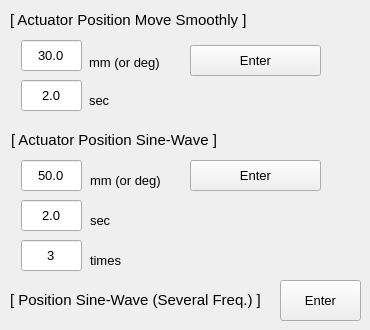
   <widget class="QWidget" name="tab_2">
    <attribute name="title">
     <string>Actuator Pos.</string>
    </attribute>
    <widget class="QPushButton" name="BTN_ACTPOSITION_MOVESMOOTH_GO">
     <property name="enabled">
      <bool>true</bool>
     </property>
     <property name="geometry">
      <rect>
       <x>190</x>
       <y>45</y>
       <width>131</width>
       <height>31</height>
      </rect>
     </property>
     <property name="font">
      <font>
       <pointsize>10</pointsize>
      </font>
     </property>
     <property name="text">
      <string>Enter</string>
     </property>
    </widget>
    <widget class="QLineEdit" name="LE_ACTPOSITION_SINEWAVE_MAG">
     <property name="geometry">
      <rect>
       <x>21</x>
       <y>160</y>
       <width>61</width>
       <height>31</height>
      </rect>
     </property>
     <property name="font">
      <font>
       <pointsize>10</pointsize>
      </font>
     </property>
     <property name="text">
      <string>50.0</string>
     </property>
     <property name="alignment">
      <set>Qt::AlignCenter</set>
     </property>
    </widget>
    <widget class="QLabel" name="label_82">
     <property name="geometry">
      <rect>
       <x>90</x>
       <y>210</y>
       <width>41</width>
       <height>20</height>
      </rect>
     </property>
     <property name="font">
      <font>
       <pointsize>10</pointsize>
      </font>
     </property>
     <property name="text">
      <string>sec</string>
     </property>
    </widget>
    <widget class="QLabel" name="label_83">
     <property name="geometry">
      <rect>
       <x>10</x>
       <y>10</y>
       <width>341</width>
       <height>20</height>
      </rect>
     </property>
     <property name="font">
      <font>
       <pointsize>11</pointsize>
      </font>
     </property>
     <property name="text">
      <string>[ Actuator Position Move Smoothly ]</string>
     </property>
    </widget>
    <widget class="QLabel" name="label_84">
     <property name="geometry">
      <rect>
       <x>11</x>
       <y>130</y>
       <width>281</width>
       <height>20</height>
      </rect>
     </property>
     <property name="font">
      <font>
       <pointsize>11</pointsize>
      </font>
     </property>
     <property name="text">
      <string>[ Actuator Position Sine-Wave ]</string>
     </property>
    </widget>
    <widget class="QLabel" name="label_86">
     <property name="geometry">
      <rect>
       <x>90</x>
       <y>250</y>
       <width>41</width>
       <height>20</height>
      </rect>
     </property>
     <property name="font">
      <font>
       <pointsize>10</pointsize>
      </font>
     </property>
     <property name="text">
      <string>times</string>
     </property>
    </widget>
    <widget class="QLineEdit" name="LE_ACTPOSITION_MOVESMOOTH_POS">
     <property name="geometry">
      <rect>
       <x>21</x>
       <y>40</y>
       <width>61</width>
       <height>31</height>
      </rect>
     </property>
     <property name="font">
      <font>
       <pointsize>10</pointsize>
      </font>
     </property>
     <property name="text">
      <string>30.0</string>
     </property>
     <property name="alignment">
      <set>Qt::AlignCenter</set>
     </property>
    </widget>
    <widget class="QLineEdit" name="LE_ACTPOSITION_SINEWAVE_PER">
     <property name="geometry">
      <rect>
       <x>21</x>
       <y>200</y>
       <width>61</width>
       <height>31</height>
      </rect>
     </property>
     <property name="font">
      <font>
       <pointsize>10</pointsize>
      </font>
     </property>
     <property name="text">
      <string>2.0</string>
     </property>
     <property name="alignment">
      <set>Qt::AlignCenter</set>
     </property>
    </widget>
    <widget class="QLineEdit" name="LE_ACTPOSITION_SINEWAVE_NUM">
     <property name="geometry">
      <rect>
       <x>21</x>
       <y>240</y>
       <width>61</width>
       <height>31</height>
      </rect>
     </property>
     <property name="font">
      <font>
       <pointsize>10</pointsize>
      </font>
     </property>
     <property name="text">
      <string>3</string>
     </property>
     <property name="alignment">
      <set>Qt::AlignCenter</set>
     </property>
    </widget>
    <widget class="QLabel" name="label_87">
     <property name="geometry">
      <rect>
       <x>89</x>
       <y>52</y>
       <width>81</width>
       <height>20</height>
      </rect>
     </property>
     <property name="font">
      <font>
       <pointsize>10</pointsize>
      </font>
     </property>
     <property name="text">
      <string>mm (or deg)</string>
     </property>
    </widget>
    <widget class="QPushButton" name="BTN_ACTPOSITION_SINEWAVE_GO">
     <property name="enabled">
      <bool>true</bool>
     </property>
     <property name="geometry">
      <rect>
       <x>190</x>
       <y>160</y>
       <width>131</width>
       <height>31</height>
      </rect>
     </property>
     <property name="font">
      <font>
       <pointsize>10</pointsize>
      </font>
     </property>
     <property name="text">
      <string>Enter</string>
     </property>
    </widget>
    <widget class="QLineEdit" name="LE_ACTPOSITION_MOVESMOOTH_TIME">
     <property name="geometry">
      <rect>
       <x>21</x>
       <y>80</y>
       <width>61</width>
       <height>31</height>
      </rect>
     </property>
     <property name="font">
      <font>
       <pointsize>10</pointsize>
      </font>
     </property>
     <property name="text">
      <string>2.0</string>
     </property>
     <property name="alignment">
      <set>Qt::AlignCenter</set>
     </property>
    </widget>
    <widget class="QLabel" name="label_88">
     <property name="geometry">
      <rect>
       <x>89</x>
       <y>90</y>
       <width>81</width>
       <height>20</height>
      </rect>
     </property>
     <property name="font">
      <font>
       <pointsize>10</pointsize>
      </font>
     </property>
     <property name="text">
      <string>sec</string>
     </property>
    </widget>
    <widget class="QLabel" name="label_108">
     <property name="geometry">
      <rect>
       <x>10</x>
       <y>290</y>
       <width>311</width>
       <height>20</height>
      </rect>
     </property>
     <property name="font">
      <font>
       <pointsize>11</pointsize>
      </font>
     </property>
     <property name="text">
      <string>[ Position Sine-Wave (Several Freq.) ]</string>
     </property>
    </widget>
    <widget class="QPushButton" name="BTN_ACTPOSITION_SINEWAVE_MULTI_GO">
     <property name="enabled">
      <bool>true</bool>
     </property>
     <property name="geometry">
      <rect>
       <x>280</x>
       <y>280</y>
       <width>81</width>
       <height>41</height>
      </rect>
     </property>
     <property name="font">
      <font>
       <pointsize>10</pointsize>
      </font>
     </property>
     <property name="text">
      <string>Enter</string>
     </property>
    </widget>
    <widget class="QLabel" name="label_89">
     <property name="geometry">
      <rect>
       <x>90</x>
       <y>170</y>
       <width>81</width>
       <height>20</height>
      </rect>
     </property>
     <property name="font">
      <font>
       <pointsize>10</pointsize>
      </font>
     </property>
     <property name="text">
      <string>mm (or deg)</string>
     </property>
    </widget>
   </widget>
